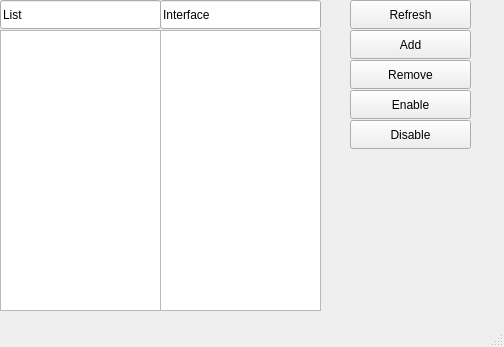
<?xml version="1.0" encoding="UTF-8"?>
<ui version="4.0">
 <class>MainWindow</class>
 <widget class="QMainWindow" name="MainWindow">
  <property name="geometry">
   <rect>
    <x>0</x>
    <y>0</y>
    <width>504</width>
    <height>347</height>
   </rect>
  </property>
  <property name="windowTitle">
   <string>Interface list members</string>
  </property>
  <widget class="QWidget" name="centralwidget">
   <widget class="QListWidget" name="interfaceField">
    <property name="geometry">
     <rect>
      <x>160</x>
      <y>30</y>
      <width>161</width>
      <height>281</height>
     </rect>
    </property>
   </widget>
   <widget class="QPushButton" name="enableButton">
    <property name="geometry">
     <rect>
      <x>350</x>
      <y>90</y>
      <width>121</width>
      <height>29</height>
     </rect>
    </property>
    <property name="text">
     <string>Enable</string>
    </property>
   </widget>
   <widget class="QLineEdit" name="package_2">
    <property name="geometry">
     <rect>
      <x>0</x>
      <y>0</y>
      <width>161</width>
      <height>29</height>
     </rect>
    </property>
    <property name="text">
     <string>List</string>
    </property>
   </widget>
   <widget class="QPushButton" name="disableButton">
    <property name="geometry">
     <rect>
      <x>350</x>
      <y>120</y>
      <width>121</width>
      <height>29</height>
     </rect>
    </property>
    <property name="text">
     <string>Disable</string>
    </property>
   </widget>
   <widget class="QLineEdit" name="version">
    <property name="geometry">
     <rect>
      <x>160</x>
      <y>0</y>
      <width>161</width>
      <height>29</height>
     </rect>
    </property>
    <property name="text">
     <string>Interface</string>
    </property>
   </widget>
   <widget class="QPushButton" name="refreshButton">
    <property name="geometry">
     <rect>
      <x>350</x>
      <y>0</y>
      <width>121</width>
      <height>29</height>
     </rect>
    </property>
    <property name="text">
     <string>Refresh</string>
    </property>
   </widget>
   <widget class="QListWidget" name="listField">
    <property name="geometry">
     <rect>
      <x>0</x>
      <y>30</y>
      <width>161</width>
      <height>281</height>
     </rect>
    </property>
   </widget>
   <widget class="QPushButton" name="removeButton">
    <property name="geometry">
     <rect>
      <x>350</x>
      <y>60</y>
      <width>121</width>
      <height>29</height>
     </rect>
    </property>
    <property name="text">
     <string>Remove</string>
    </property>
   </widget>
   <widget class="QPushButton" name="addButton">
    <property name="geometry">
     <rect>
      <x>350</x>
      <y>30</y>
      <width>121</width>
      <height>29</height>
     </rect>
    </property>
    <property name="text">
     <string>Add</string>
    </property>
   </widget>
  </widget>
  <widget class="QStatusBar" name="statusbar"/>
 </widget>
 <resources/>
 <connections/>
</ui>
